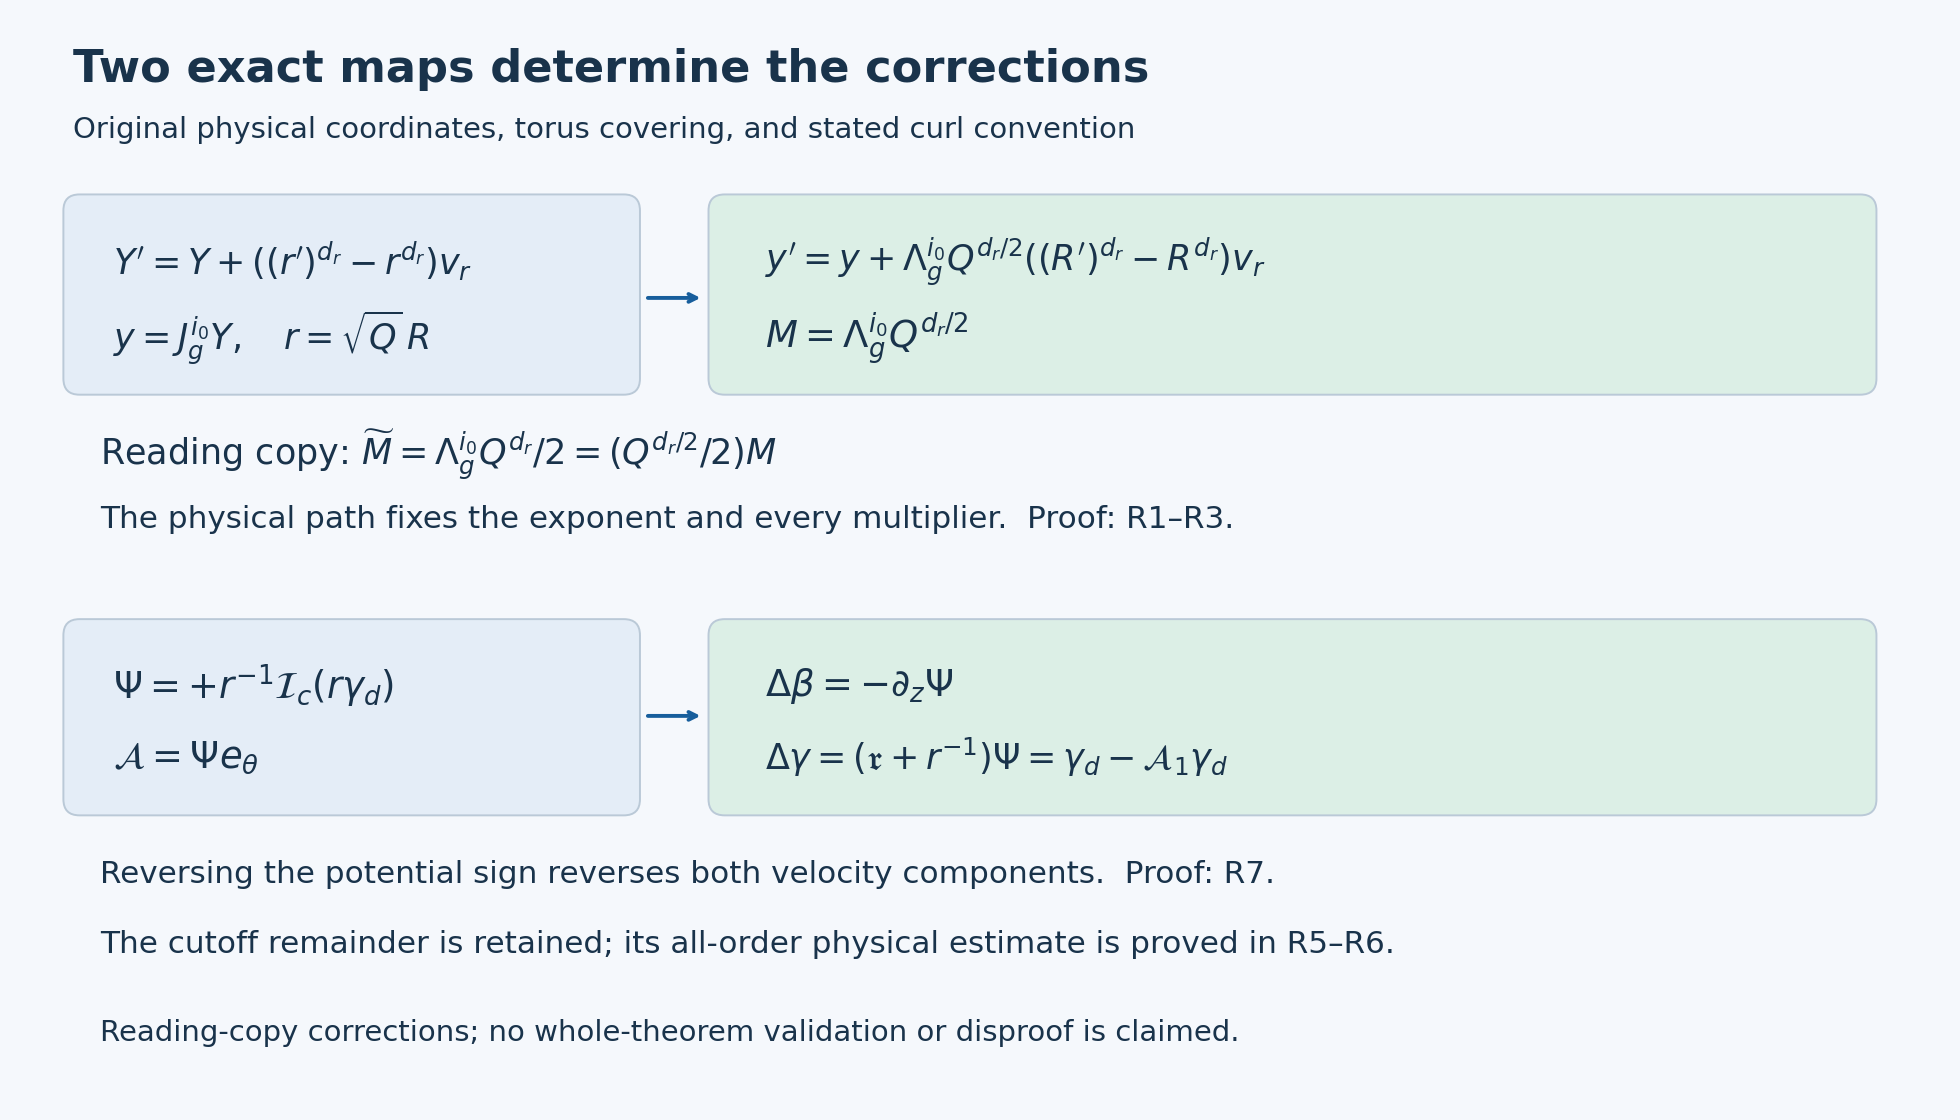

Write Python code to recreate this figure.
"""Reproduce the radial audit's exact-map illustration, R1–R3 and R7."""
from pathlib import Path
import matplotlib
matplotlib.use('Agg')
import matplotlib.pyplot as plt
from matplotlib.patches import FancyBboxPatch

plt.rcParams.update({'font.family':'DejaVu Sans','mathtext.fontset':'dejavusans'})
fig,ax=plt.subplots(figsize=(14,8),dpi=140)
fig.patch.set_facecolor('#f5f8fc')
ax.set(xlim=(0,14),ylim=(0,8));ax.axis('off')
ink='#19334b';blue='#175e9c';green='#2d765d'
def box(x,y,w,h,color):
    ax.add_patch(FancyBboxPatch((x,y),w,h,boxstyle='round,pad=0.12',facecolor=color,edgecolor='#bac9d7'))
def text(x,y,s,size=18,**kw):ax.text(x,y,s,fontsize=size,color=ink,va='center',**kw)
def arrow(x1,y1,x2,y2):ax.annotate('',xy=(x2,y2),xytext=(x1,y1),arrowprops=dict(arrowstyle='->',color=blue,lw=2))
text(.25,7.65,'Two exact maps determine the corrections',23,weight='bold')
text(.25,7.20,'Original physical coordinates, torus covering, and stated curl convention',15)
box(.3,5.35,4.05,1.25,'#e4edf7')
box(5.1,5.35,8.45,1.25,'#dcefe6')
text(.55,6.22,r'$Y^{\prime}=Y+((r^{\prime})^{d_r}-r^{d_r})v_r$',18)
text(.55,5.65,r'$y=J_g^{i_0}Y,\quad r=\sqrt{Q}\,R$',18)
arrow(4.5,5.95,4.95,5.95)
text(5.4,6.22,r'$y^{\prime}=y+\Lambda_g^{i_0}Q^{d_r/2}((R^{\prime})^{d_r}-R^{d_r})v_r$',18)
text(5.4,5.65,r'$M=\Lambda_g^{i_0}Q^{d_r/2}$',19)
text(.45,4.78,r'Reading copy: $\widetilde M=\Lambda_g^{i_0}Q^{d_r}/2=(Q^{d_r/2}/2)M$',18)
text(.45,4.30,'The physical path fixes the exponent and every multiplier.  Proof: R1–R3.',16)
box(.3,2.22,4.05,1.22,'#e4edf7')
box(5.1,2.22,8.45,1.22,'#dcefe6')
text(.55,3.06,r'$\Psi=+r^{-1}\mathcal{I}_c(r\gamma_d)$',19)
text(.55,2.53,r'$\mathcal{A}=\Psi e_\theta$',19)
arrow(4.5,2.84,4.95,2.84)
text(5.4,3.06,r'$\Delta\beta=-\partial_z\Psi$',19)
text(5.4,2.53,r'$\Delta\gamma=(\mathfrak{r}+r^{-1})\Psi=\gamma_d-\mathcal{A}_1\gamma_d$',18)
text(.45,1.66,'Reversing the potential sign reverses both velocity components.  Proof: R7.',16)
text(.45,1.14,'The cutoff remainder is retained; its all-order physical estimate is proved in R5–R6.',16)
text(.45,.48,'Reading-copy corrections; no whole-theorem validation or disproof is claimed.',15)
fig.subplots_adjust(left=.02,right=.98,top=.98,bottom=.02)
out=Path(__file__).with_suffix('.png')
fig.savefig(out,facecolor=fig.get_facecolor());plt.close(fig)
print(out.name)
